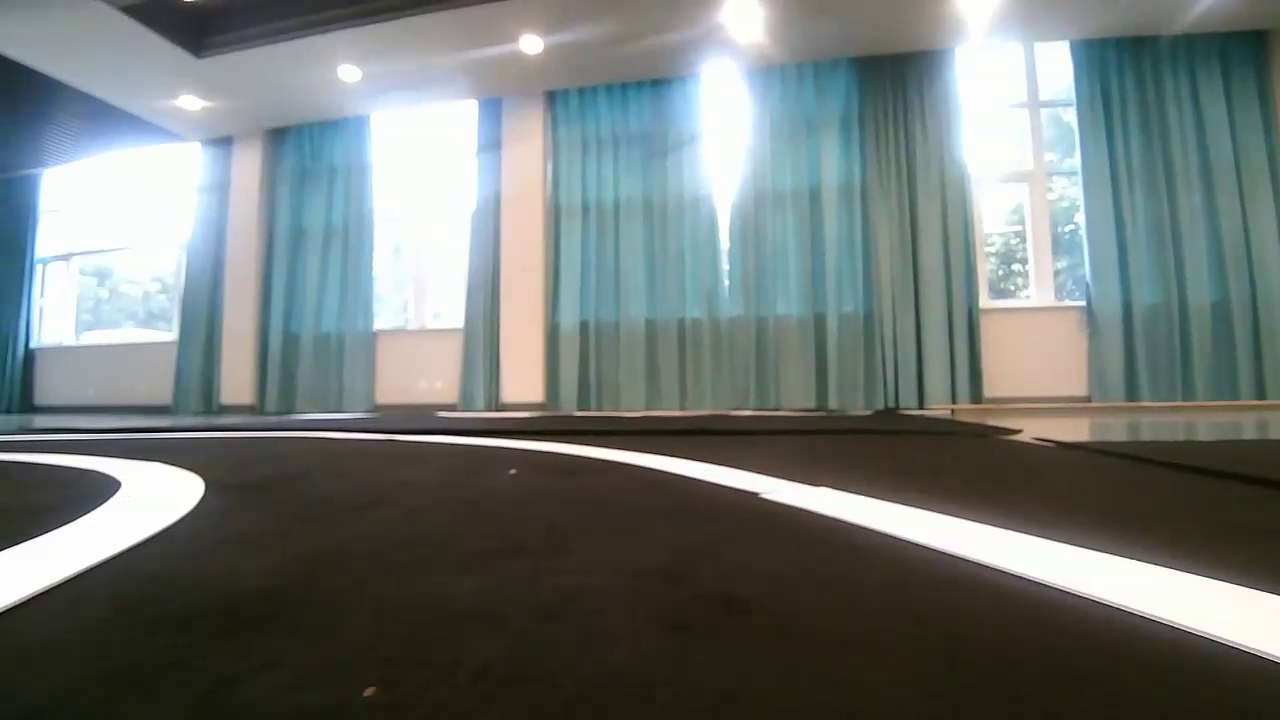
#> input picture frame 22 of laneDetect/challenge_video2.mp4, 1280 x 720 px
$ python main.py
#> lines starting #> are read from the running program, lines starting #| are printed output that depends on the picture
#!/usr/bin/env python
# -*- coding: UTF-8 -*-


import cv2

import numpy as np
import math
import matplotlib.pyplot as plt


# 常量定义
# 摄像头
frameWidth = 1280  # 宽
frameHeight = 720  # 长
frameFps = 30  # 帧率
camMat = np.array([[6.678151103217834e+02, 0, 6.430528691213178e+02],
                   [0, 7.148758960098705e+02, 3.581815819255082e+02], [0, 0, 1]])  # 相机校正矩阵
camDistortion = np.array([[-0.056882894892153, 0.002184364631645, -0.002836821379133, 0, 0]])  # 相机失真矩阵


# 透视变换
src_points = np.array([[0., 527.], [416., 419.], [781., 420.], [1065., 542.]], dtype="float32")  # 源点
dst_points = np.array([[266., 686.], [266., 19.], [931., 20.], [931., 701.]], dtype="float32")  # 目标点
MWarp = cv2.getPerspectiveTransform(src_points, dst_points)  # 透视变换矩阵计算


# 视觉处理
kerSz = (3, 3)  # 膨胀与腐蚀核大小
grayThr = 125  # 二值化阈值
roiRatio = 3/5  # 遮罩范围，以上方为起始点，比例定义终止位置
nwindows = 10  # 窗的数目
window_width = 150  # 窗的宽度
minpix = 50  # 最小连续像素，小于该长度的被舍弃以去除噪声影响
winThr = 4  # 最小有效窗数，只有大于此数值才认为该车道线有效


# 距离映射
x_cmPerPixel = 90 / 665.00  # x方向上一个像素对应的真实距离 单位：cm (注意：是透视变换后像素与实际距离的比例)
y_cmPerPixel = 81 / 680.00  # y方向上一个像素对应的真实距离 单位：cm
lane_cmPerPixel = x_cmPerPixel  # 车道线内部一个像素对应的真实距离 单位：cm
roadWidth = 80  # 道路宽度 单位：cm
y_offset = 50.0  # 由于相机位置较低，识别到的车道线距离车身较远，不是当前位置，定义到的车道线与车身距离 单位：cm<no usage>
cam_offset = 18.0  # 相机中心与车身中轴线的距离 单位：cm


# 控制
I = 58.0  # 轴间距<no usage>
k = -19  # 计算cmdSteer的系数<no usage>


class camera:
    def __init__(self):
        self.camMat = camMat   # 相机校正矩阵
        self.camDistortion = camDistortion  # 相机失真矩阵
        self.cap = cv2.VideoCapture('challenge_video2.mp4')  # 读入视频
        self.cap.set(cv2.CAP_PROP_FRAME_WIDTH, frameWidth)  # 设置读入图像宽
        self.cap.set(cv2.CAP_PROP_FRAME_HEIGHT, frameHeight)  # 设置读入图像长
        self.cap.set(cv2.CAP_PROP_FPS, frameFps)  # 设置读入帧率
        self.lane_cmPerPixel = lane_cmPerPixel  # 车道线内部一个像素对应的真实距离 单位：cm


    def __del__(self):
        self.cap.release()  # 释放摄像头


    def spin(self):
        ret, img = self.cap.read()  # 读入图片
        if ret == True:


            # 预处理，图像增强

            grayimg = cv2.cvtColor(img,cv2.COLOR_RGB2GRAY)  # 单通道化
            _, thrimg = cv2.threshold(grayimg, grayThr, 255, cv2.THRESH_BINARY)  # 二值化
            mask = np.zeros_like(thrimg)  # 创建遮罩
            cv2.rectangle(mask, (0, int(thrimg.shape[0] * roiRatio)), (thrimg.shape[1], thrimg.shape[0]), (255, 255, 255), cv2.FILLED)  # 填充遮罩
            segment = cv2.bitwise_and(thrimg, mask)  # 取出遮罩范围
            undistimg = cv2.undistort(segment, self.camMat, self.camDistortion, None, self.camMat)  # 校正畸变图像
            kernel = np.ones(kerSz, np.uint8)  # 定义膨胀与腐蚀的核
            # gray_Blur = cv2.dilate(gray_Blur, kernel, iterations = 1)  # 膨胀
            erodimg = cv2.erode(undistimg, kernel, iterations=1)  # 腐蚀
            binary_warped = cv2.warpPerspective(erodimg, MWarp, (erodimg.shape[1], erodimg.shape[0]),
                                                cv2.INTER_LINEAR)  # 透视变换
            histogram_x = np.sum(binary_warped[int(binary_warped.shape[0] * roiRatio):, :], axis=0)  # 计算x方向直方图


            # 滑窗识别车道线
            midpoint = int(histogram_x.shape[0] / 2)  # x方向中点，用来判断左右
            #  nwindows = 10  # 窗的数目
            window_height = int(binary_warped.shape[0] / nwindows)  # 窗的高度
            #  window_width = 200  # 窗的宽度
            nonzero = binary_warped.nonzero()  # 非零像素索引
            nonzeroy = np.array(nonzero[0])  # 非零像素y坐标
            nonzerox = np.array(nonzero[1])  # 非零像素x坐标
            left_base = np.argmax(histogram_x[:midpoint])  # 定义左车道线的基点
            right_base = np.argmax(histogram_x[midpoint:]) + midpoint  # 定义右车道线的基点
            left_windows = 0  # 左车道线有效窗数
            right_windows = 0  # 右车道线有效窗数
            left_current = left_base  # 左车道线当前窗x中心位置
            right_current = right_base  # 右车道线当前窗x中心位置
            #  minpix = 25  # 最小连续像素，小于该长度的被舍弃以去除噪声影响
            left_inds = []  # 所有被识别为左车道线的像素索引
            right_inds = []  # 所有被识别为右车道线的像素索引
            rect_result = binary_warped  # 新开一个图窗画图，避免在原图上画图对判断的干扰

            for window in range(nwindows):
                '''
                ---------------------------------->x正向
                |
                |
                |
                |
                |
                |
                |
                |
                v
                y正向
                '''
                win_y_low = binary_warped.shape[0] - (window + 1) * window_height  # 窗的上方坐标
                win_y_high = binary_warped.shape[0] - window * window_height  # 窗的下方坐标
                win_x_left_low = int(left_current - window_width / 2)  # 左车道线窗的左方坐标
                win_x_left_high = int(left_current + window_width / 2)  # 左车道线窗的右方坐标
                win_x_right_low = int(right_current - window_width / 2)  # 右车道线窗的左方坐标
                win_x_right_high = int(right_current + window_width / 2)  # 右车道线窗的右方坐标
                cv2.rectangle(rect_result, (win_x_left_low, win_y_low), (win_x_left_high, win_y_high),
                              (255, 255, 255), 2)  # 在图中画出左车道线的窗
                cv2.rectangle(rect_result, (win_x_right_low, win_y_low), (win_x_right_high, win_y_high),
                              (255, 255, 255), 2)  # 在图中画出右车道线的窗
                good_left_inds = ((nonzeroy >= win_y_low) & (nonzeroy < win_y_high) & (nonzerox >= win_x_left_low) & (
                        nonzerox < win_x_left_high)).nonzero()[0]  # 处在左车道线窗中的非零像素索引
                good_right_inds = ((nonzeroy >= win_y_low) & (nonzeroy < win_y_high) & (nonzerox >= win_x_right_low) & (
                        nonzerox < win_x_right_high)).nonzero()[0]  # 处在右车道线窗中的非零像素索引
                left_inds.append(good_left_inds)
                right_inds.append(good_right_inds)
                if len(good_left_inds) > minpix:
                    left_current = int(np.mean(nonzerox[good_left_inds]))  # 更新左车道线窗的x中心位置
                    left_windows += 1  # 被记为有效窗
                if len(good_right_inds) > minpix:
                    right_current = int(np.mean(nonzerox[good_right_inds]))  # 更新右车道线窗的x中心位置
                    right_windows += 1  # 被记为有效窗
            cv2.imshow('rect_result', rect_result)  # 显示每一帧窗的位置
            cv2.waitKey(1)
            left_inds = np.concatenate(left_inds)
            right_inds = np.concatenate(right_inds)
            leftx = nonzerox[left_inds]  # 左车道线x坐标
            lefty = nonzeroy[left_inds]  # 左车道线y坐标
            rightx = nonzerox[right_inds]  # 右车道线x坐标
            righty = nonzeroy[right_inds]  # 右车道线y坐标


            # 拟合（目前两条线都拟合以方便后续可视化，如果HiLens计算资源不够的话可以改写代码只拟合一条线）
            left_fit = np.polyfit(lefty, leftx, 2)  # 左车道拟合
            right_fit = np.polyfit(righty, rightx, 2)  # 右车道拟合
            y = np.linspace(0, binary_warped.shape[0] - 1, binary_warped.shape[0])  # 定义自变量
            ymax = int(np.max(y))
            leftx_fit = np.polyval(left_fit, y)  # 计算拟合后左车道线的x坐标
            rightx_fit = np.polyval(right_fit, y)  # 计算拟合后右车道线的x坐标
            left_fit_real = np.polyfit(y * y_cmPerPixel, leftx_fit * x_cmPerPixel, 2)  # 映射到现实尺度下左车道线的拟合
            right_fit_real = np.polyfit(y * y_cmPerPixel, rightx_fit * x_cmPerPixel, 2)  # 映射到现实尺度下右车道线的拟合
            left_curverad = ((1 + (2*left_fit_real[0]*ymax*y_cmPerPixel + left_fit_real[1])**2)**1.5)\
                            / np.absolute(2*left_fit_real[0])  # 左车道线曲率半径
            right_curverad = ((1 + (2*right_fit_real[0]*ymax*y_cmPerPixel + right_fit_real[1])**2)**1.5)\
                             / np.absolute(2*right_fit_real[0])  # 右车道线曲率半径
            if (left_windows >= winThr) & (right_windows >= winThr):  # 两条车道线均有效
                curverad = (left_curverad + right_curverad) / 2  # 整体曲率半径
                lane_width = np.absolute(leftx_fit[ymax] - rightx_fit[ymax])  # 车道线的像素宽度
                self.lane_cmPerPixel = roadWidth / lane_width  # 更新车道线的像素比例
                cen_pos = ((leftx_fit[ymax] + rightx_fit[ymax]) * self.lane_cmPerPixel) / 2.0  # 车道中心线位置
                veh_pos = binary_warped.shape[1] * self.lane_cmPerPixel / 2.0  # 小车位置，目前定义为画面中心，但是摄像头与小车中轴线不一定重合，需要校准
                distance_from_center = veh_pos - cen_pos  # 离中心距离，<0位于左边, >0位于右边
            elif len(right_inds) > len(left_inds):  # 右车道线有效
                curverad = right_curverad  # 取右车道线曲率半径
                cen_pos = rightx_fit[ymax] * self.lane_cmPerPixel - roadWidth / 2   # 车道中心线位置
                veh_pos = binary_warped.shape[1] * self.lane_cmPerPixel / 2.0
                distance_from_center = veh_pos - cen_pos
            else:  # 左车道线有效
                curverad = left_curverad  # 取左车道线曲率半径
                cen_pos = leftx_fit[ymax] * self.lane_cmPerPixel + roadWidth / 2  # 车道中心线位置
                veh_pos = binary_warped.shape[1] * self.lane_cmPerPixel / 2.0
                distance_from_center = veh_pos - cen_pos


            # 绘图显示(这部分内容在实际运行时可以删去)
            warp_zero = np.zeros_like(binary_warped).astype(np.uint8)
            color_warp = np.dstack((warp_zero, warp_zero, warp_zero))
            pts_left = np.array([np.transpose(np.vstack([leftx_fit, y]))])
            pts_right = np.array([np.flipud(np.transpose(np.vstack([rightx_fit, y])))])
            pts = np.hstack((pts_left, pts_right))
            cv2.fillPoly(color_warp, np.int_([pts]), (0, 255, 0))
            newwarp = cv2.warpPerspective(color_warp, MWarp, (img.shape[1], img.shape[0]), None, cv2.WARP_INVERSE_MAP)
            result = cv2.addWeighted(img, 1, newwarp, 0.3, 0)
            font = cv2.FONT_HERSHEY_SIMPLEX
            radius_text = "Radius of Curvature: %scm" % (round(curverad))
            if distance_from_center > 0:
                pos_flag = 'right'
            else:
                pos_flag = 'left'
            cv2.putText(result, radius_text, (100, 100), font, 1, (255, 255, 255), 2)
            center_text = "Vehicle is %.3fcm %s of center" % (abs(distance_from_center), pos_flag)
            cv2.putText(result, center_text, (100, 150), font, 1, (255, 255, 255), 2)
            cv2.imshow('result', result)
            cv2.waitKey(1)


if __name__ == '__main__':

    try:
        cam = camera()
        while True:
            cam.spin()
    except:
        print("helloworld")
        pass

$ run again, starting later in the video
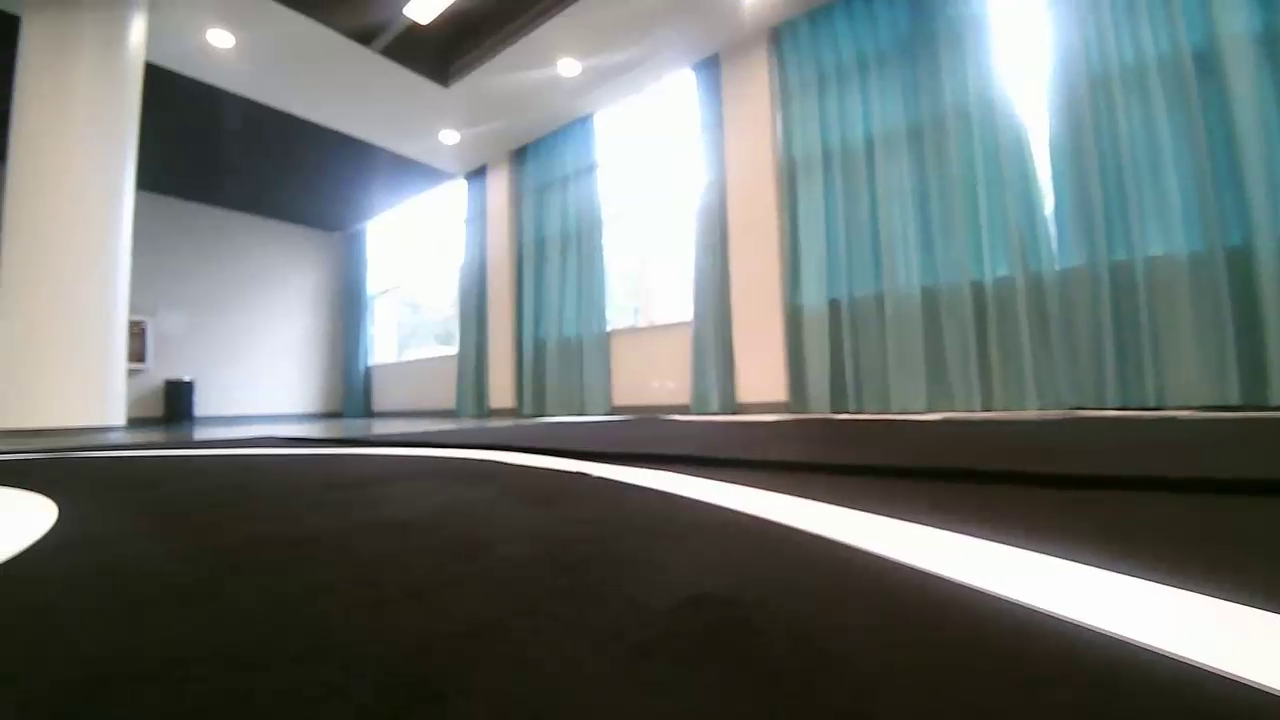
#> input picture frame 99 of laneDetect/challenge_video2.mp4, 1280 x 720 px

$ run again, starting later in the video
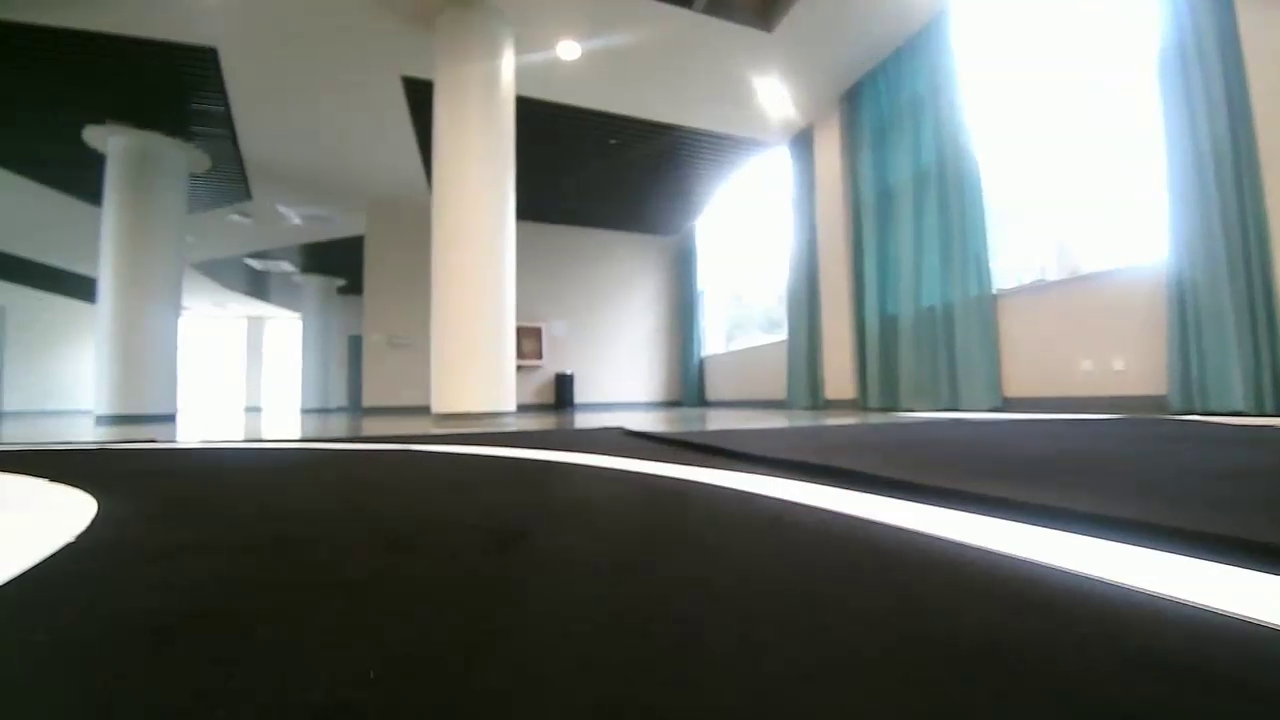
#> input picture frame 176 of laneDetect/challenge_video2.mp4, 1280 x 720 px
